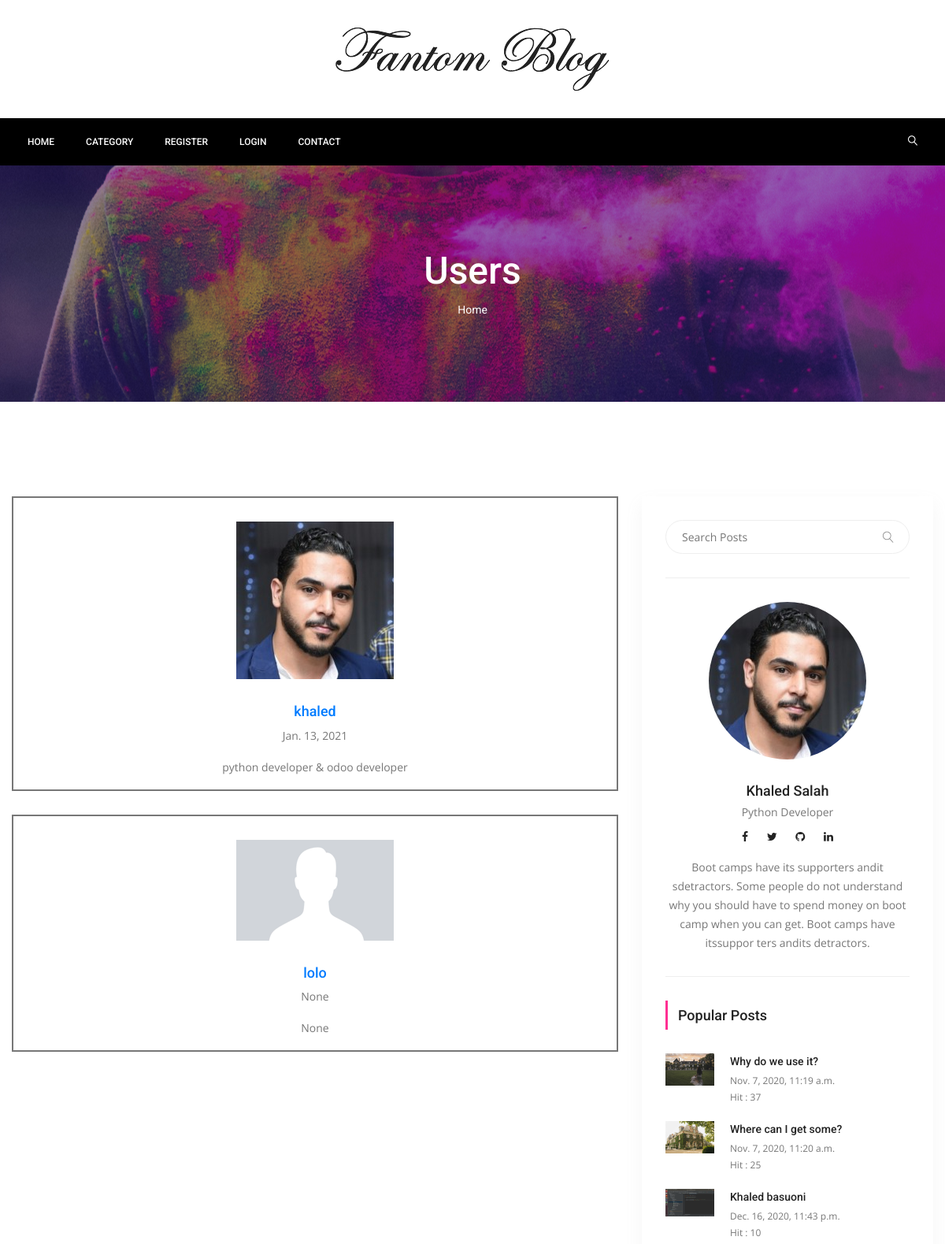
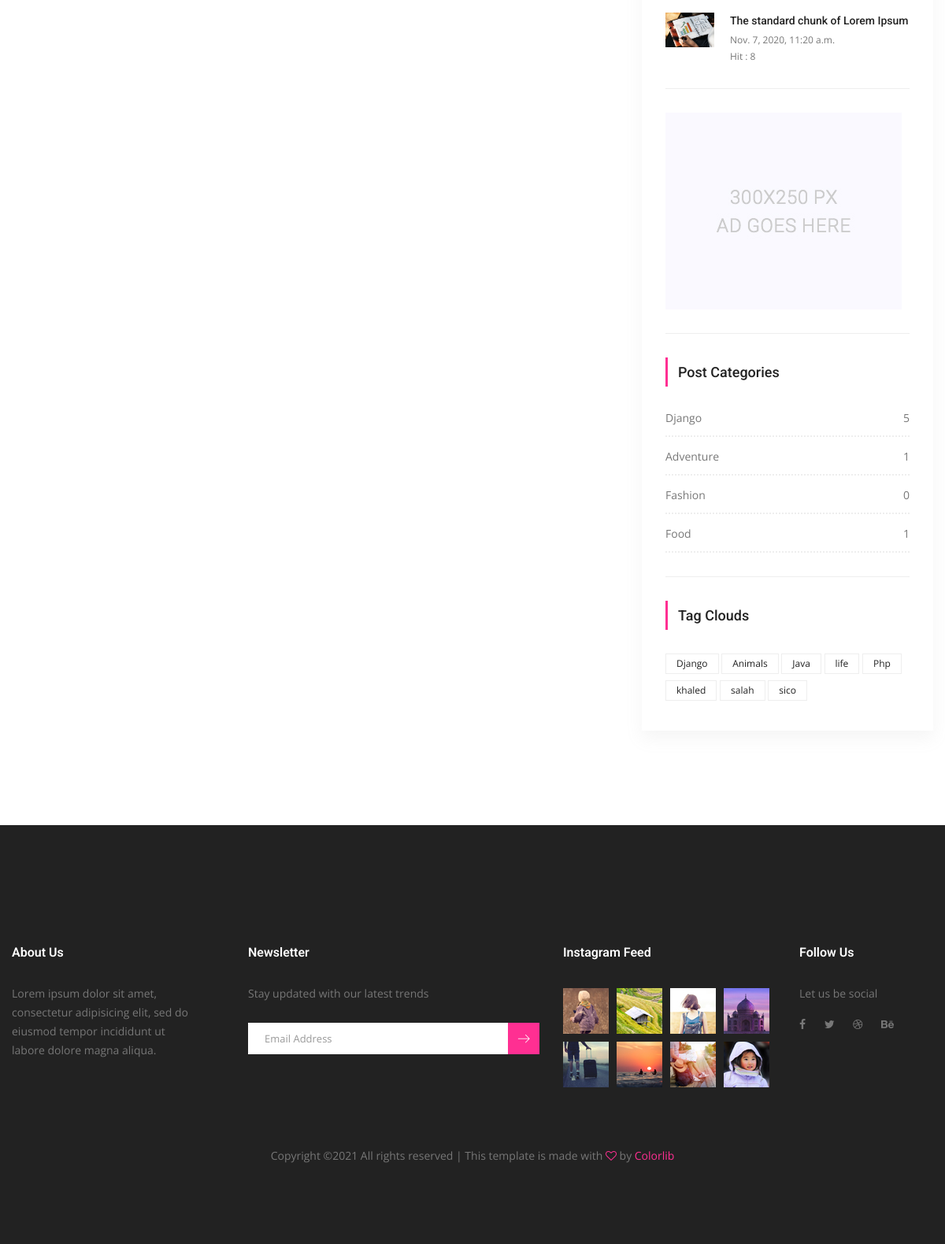
The app's page /users/all-users/ with its own data (2 pictures, top to bottom).
### users/models.py (models this page shows, shortened)
class UserProfile(models.Model):
    user = models.OneToOneField(settings.AUTH_USER_MODEL, on_delete=models.CASCADE)
    birthday = models.DateField(blank=True, null=True)
    bio = models.TextField(max_length=1000, null=True)
    image = models.ImageField(blank=True, default='users/default.png', upload_to='users')
    slug = models.SlugField(editable=False)

### posts/models.py (models this page shows, shortened)
class Post(models.Model):
    title = models.CharField(max_length=150)
    content = models.TextField()
    publishing_date = models.DateTimeField(auto_now_add=True)
    image = models.ImageField(blank=True, null=True, upload_to='uploads/')
    user = models.ForeignKey(settings.AUTH_USER_MODEL, on_delete=models.CASCADE)
    slug = models.SlugField(default='slug', editable=False)
    category = models.ForeignKey(Category, on_delete=models.CASCADE, default=1, related_name='posts')
    tag = models.ManyToManyField(Tag, related_name='posts', blank=True)
    slider_post = models.BooleanField(default=False)
    hit = models.PositiveIntegerField(default=0)

class Category(models.Model):
    title = models.CharField(max_length=150)
    slug = models.SlugField(default='slug', editable=False)
    def post_count(self):
        return self.posts.all().count()

class Tag(models.Model):
    title = models.CharField(max_length=150)
    slug = models.SlugField(editable=False)

### users/views.py (the view)
# urls.py: path('all-users/', AllUsersView.as_view(), name='all-users'),
class AllUsersView(ListView):
    model = UserProfile
    context_object_name = 'profiles'
    template_name = 'users/user-list.html'
    paginate_by = 2
    def get_context_data(self, *args, **kwargs):
        context = super(AllUsersView, self).get_context_data(*args, **kwargs)
        return context

### posts/templatetags/custom_tags.py (called while the page is built)
@register.simple_tag(name="categories")
def all_categories():
    return Category.objects.all()

@register.simple_tag(name='tags')
def all_tags():
    return Tag.objects.all()

@register.simple_tag(name='hit_posts')
def hit_posts():
    return Post.objects.order_by('-hit')[:4]

### templates/users/user-list.html (shortened to what this page needs)
{% extends 'base.html' %}
{% load static %}
{% block content%}
<section class="banner_area">
    <div class="banner_inner d-flex align-items-center">
        <div class="overlay bg-parallax" data-stellar-ratio="0.9" data-stellar-vertical-offset="0"
             data-background=""></div>
        <div class="container">
            <div class="banner_content text-center">
                <h2> Users </h2>
                <div class="page_link">
                    <a href="{% url 'index' %}">Home</a>
                </div>
            </div>
        </div>
    </div>
</section>
<section class="blog_area p_120">
    <div class="container">
        <div class="row">
            <div class="col-lg-8">
                <div class="blog_left_sidebar" style="text-align:center">
                    {% for profile in profiles %}
                    <div class="container"
                         style="border-style:solid;border-width:2px;margin-bottom:30px">
                        <img src="{{ profile.image.url }}" style="margin-top:30px;margin-bottom:30px">
                        <h4><a href="{% url 'users:user-posts' profile.user.pk %}">{{ profile.user.username }}</a></h4>
                        <p>{{ profile.birthday }}</p>
                        <p>{{ profile.bio }}</p>
                    </div>
                    {% endfor %}
                </div>
            </div>
            {% include 'right-side.html' %}
        </div>
    </div>
</section>
{% endblock %}

### templates/base.html (shortened to what this page needs)
<!doctype html>
{% load static %}
{% load custom_tags %}
<html lang="en">
<head>
    <link rel="stylesheet" href="{% static 'css/bootstrap.css' %}">
    <link rel="stylesheet" href="{% static 'vendors/linericon/style.css' %}">
    <link rel="stylesheet" href="{% static 'css/font-awesome.min.css' %}">
    <link rel="stylesheet" href="{% static 'vendors/owl-carousel/owl.carousel.min.css' %}">
    <link rel="stylesheet" href="{% static 'vendors/lightbox/simpleLightbox.css' %}">
    <link rel="stylesheet" href="{% static 'vendors/nice-select/css/nice-select.css' %}">
    <link rel="stylesheet" href="{% static 'vendors/animate-css/animate.css' %}">
    <link rel="stylesheet" href="{% static 'vendors/jquery-ui/jquery-ui.css' %}">
    <link rel="stylesheet" href="{% static 'css/style.css' %}">
    <link rel="stylesheet" href="{% static 'css/responsive.css' %}">
</head>
<body>
<header class="header_area">
    <div class="logo_part">
        <div class="container">
            <a class="logo" href="{% url 'index' %}"><img src="{% static 'img/logo.png' %}" alt=""></a>
        </div>
    </div>
    <div class="main_menu">
        <nav class="navbar navbar-expand-lg navbar-light" style="background-color: black;">
            <div class="container">
                <div class="navbar-collapse offset collapse show" id="navbarSupportedContent">
                    <ul class="nav navbar-nav menu_nav">
                        <li class="nav-item "><a class="nav-link" href="{% url 'index' %}">Home</a></li>
                        <li class="nav-item submenu dropdown">
                            <a href="#" class="nav-link dropdown-toggle" data-toggle="dropdown" role="button"
                               aria-haspopup="true" aria-expanded="false">Category</a>
                                {% categories as categories %}
                        </li>
                        {% if user.is_authenticated %}
                        <li class="nav-item"><a class="nav-link" href="{%url 'users:all-users'%}">Users</a></li>
                        <li class="nav-item submenu dropdown">
                            <a href="#" class="nav-link dropdown-toggle" data-toggle="dropdown" role="button"
                               aria-haspopup="true" aria-expanded="false">{{user.username }}</a>
                            <ul class="dropdown-menu">
                                <li class="nav-item"><a class="nav-link" href="{% url 'create-post' %}">Add Posts</a>
                                </li>
                                <li class="nav-item"><a class="nav-link" href="{% url 'users:myprofile' %}">My Posts</a>
                                </li>
                                <li class="nav-item"><a class="nav-link"
                                                        href="{% url 'users:profile' slug=user.username%}">My
                                    Profile</a></li>
                                <li class="nav-item"><a class="nav-link" href="{% url 'users:change_password' %}">Change
                                    Password</a></li>
                                <li class="nav-item"><a class="nav-link" href="{% url 'users:logout'%}">Logout</a></li>
                            </ul>
                        </li>
                        {% else %}
                        <li class="nav-item"><a class="nav-link" href="{% url 'users:register' %}">Register</a></li>
                        <li class="nav-item"><a class="nav-link" href="{% url 'users:login' %}">Login</a></li>
                        {% endif %}
                        <li class="nav-item"><a class="nav-link" href="contact.html">Contact</a></li>
                    </ul>
                    <ul class="nav navbar-nav navbar-right ml-auto">
                        <li class="nav-item"><a href="#" class="search"><i class="lnr lnr-magnifier"></i></a></li>
                    </ul>
                </div>
            </div>
        </nav>
    </div>
</header>
{% block content %}
{% endblock %}
<footer class="footer-area">
    <div class="container">
        <div class="row">
            <div class="col-lg-3  col-md-6 col-sm-6">
                <div class="single-footer-widget">
                    <h6 class="footer_title">About Us</h6>
                    <p>Lorem ipsum dolor sit amet, consectetur adipisicing elit, sed do eiusmod tempor incididunt ut
                        labore dolore magna aliqua.</p>
                </div>
            </div>
            <div class="col-lg-4 col-md-6 col-sm-6">
                <div class="single-footer-widget">
                    <h6 class="footer_title">Newsletter</h6>
                    <p>Stay updated with our latest trends</p>
                    <div id="mc_embed_signup">
                        <form target="_blank"
                              action="https://spondonit.us12.list-manage.com/subscribe/post?u=1462626880ade1ac87bd9c93a&amp;id=92a4423d01"
                              method="get" class="subscribe_form relative">
                            <div class="input-group d-flex flex-row">
                                <input name="EMAIL" placeholder="Email Address" onfocus="this.placeholder = ''"
                                       onblur="this.placeholder = 'Email Address '" required="" type="email">
                                <button class="btn sub-btn"><span class="lnr lnr-arrow-right"></span></button>
                            </div>
                        </form>
                    </div>
                </div>
            </div>
            <div class="col-lg-3 col-md-6 col-sm-6">
                <div class="single-footer-widget instafeed">
                    <h6 class="footer_title">Instagram Feed</h6>
                    <ul class="list instafeed d-flex flex-wrap">
                        <li><img src="{% static 'img/instagram/Image-01.jpg' %}" alt=""></li>
                        <li><img src="{% static 'img/instagram/Image-02.jpg' %}" alt=""></li>
                        <li><img src="{% static 'img/instagram/Image-03.jpg' %}" alt=""></li>
                        <li><img src="{% static 'img/instagram/Image-04.jpg' %}" alt=""></li>
                        <li><img src="{% static 'img/instagram/Image-05.jpg' %}" alt=""></li>
                        <li><img src="{% static 'img/instagram/Image-06.jpg' %}" alt=""></li>
                        <li><img src="{% static 'img/instagram/Image-07.jpg' %}" alt=""></li>
                        <li><img src="{% static 'img/instagram/Image-08.jpg' %}" alt=""></li>
                    </ul>
                </div>
            </div>
            <div class="col-lg-2 col-md-6 col-sm-6">
                <div class="single-footer-widget f_social_wd">
                    <h6 class="footer_title">Follow Us</h6>
                    <p>Let us be social</p>
                    <div class="f_social">
                        <a href="#"><i class="fa fa-facebook"></i></a>
                        <a href="#"><i class="fa fa-twitter"></i></a>
                        <a href="#"><i class="fa fa-dribbble"></i></a>
                        <a href="#"><i class="fa fa-behance"></i></a>
                    </div>
                </div>
            </div>
        </div>
        <div class="row footer-bottom d-flex justify-content-between align-items-center">
            <p class="col-lg-12 footer-text text-center">
                Copyright &copy;<script>document.write(new Date().getFullYear());</script>
                All rights reserved | This template is made with <i class="fa fa-heart-o" aria-hidden="true"></i> by <a
                    href="https://colorlib.com" target="_blank">Colorlib</a>
                </p>
        </div>
    </div>
</footer>
</body>
</html>

### templates/right-side.html
{% load static %}
{% load custom_tags %}
<div class="col-lg-4">
    <div class="blog_right_sidebar">
        <aside class="single_sidebar_widget search_widget">
            <form action="{% url 'search' %}" method="get">
                <div class="input-group">
                    <input type="text" class="form-control" placeholder="Search Posts" name="q">
                    <span class="input-group-btn">
                    <button class="btn btn-default" type="button"><i class="lnr lnr-magnifier"></i></button>
                    </span>
                </div>
            </form>
            <div class="br"></div>
        </aside>
        <aside class="single_sidebar_widget author_widget">
            <img class="author_img rounded-circle" src="{% static 'img/blog/khaled.jpeg' %}" alt="">
            <h4>Khaled Salah</h4>
            <p>Python Developer </p>
            <div class="social_icon">
                <a target="_blank" href="https://www.facebook.com/khaled.salah.5283/"><i class="fa fa-facebook"></i></a>
                <a target="_blank" href="https://twitter.com/Khaledbasuoni"><i class="fa fa-twitter"></i></a>
                <a target="_blank" href="https://github.com/khaled-salah"><i class="fa fa-github"></i></a>
                <a target="_blank" href="https://www.linkedin.com/in/k-salah/"><i class="fa fa-linkedin"></i></a>
            </div>
            <p>Boot camps have its supporters andit sdetractors. Some people do not understand why you should have to
                spend money on boot camp when you can get. Boot camps have itssuppor ters andits detractors.</p>
            <div class="br"></div>
        </aside>
        <aside class="single_sidebar_widget popular_post_widget">
            <h3 class="widget_title">Popular Posts</h3>
            {% hit_posts as hit_posts %}
            {% for hit_post in hit_posts %}
            <div class="media post_item">
                <img src="{{ hit_post.image.url }}" width="20%" height="15%" alt="post">
                <div class="media-body">
                    <a href="{% url 'detail' pk=hit_post.pk slug=hit_post.slug %}"><h3>{{ hit_post.title }}</h3></a>
                    <p>{{ hit_post.publishing_date }}</p>
                    <p>Hit : {{ hit_post.hit }}</p>
                </div>
            </div>
            {% endfor %}
            <div class="br"></div>
        </aside>
        <aside class="single_sidebar_widget">
            <a href="#"><img class="img-fluid" src="{% static 'img/blog/add.jpg' %}" alt=""></a>
            <div class="br"></div>
        </aside>
        <aside class="single_sidebar_widget post_category_widget">
            <h4 class="widget_title">Post Categories</h4>
            <ul class="list cat-list">
                {% categories as categories %}
                {% for category in categories %}
                <li>
                    <a href="{% url 'category-detail' pk=category.pk slug=category.slug %}"
                       class="d-flex justify-content-between">
                        <p>{{ category.title }}</p>
                        <p>{{ category.post_count }}</p>
                    </a>
                </li>
                {% endfor %}
            </ul>
            <div class="br"></div>
        </aside>
        <aside class="single-sidebar-widget tag_cloud_widget">
            <h4 class="widget_title">Tag Clouds</h4>
            <ul class="list">
                {% tags as tags %}
                {% for tag in tags %}
                <li><a href="{% url 'tag_detail' slug=tag.slug%}">{{ tag.title }}</a></li>
                {% endfor %}
            </ul>
        </aside>
    </div>
</div>

### static/css/responsive.css (style rules this page uses)
@media (max-width:1619px) { .header_area .navbar .search { margin-left: 40px; } }

### records on screen
UserProfile: image (picture), user.username "khaled", birthday "Jan. 13, 2021", bio "python developer & odoo developer"
UserProfile: image (placeholder picture), user.username "lolo", birthday "None", bio "None"
Post: image (picture), title "Why do we use it?", publishing_date "Nov. 7, 2020, 11:19 a.m.", hit "37"
Post: image (picture), title "Where can I get some?", publishing_date "Nov. 7, 2020, 11:20 a.m.", hit "25"
Post: image (picture), title "Khaled basuoni", publishing_date "Dec. 16, 2020, 11:43 p.m.", hit "10"
Post: image (picture), title "The standard chunk of Lorem Ipsum", publishing_date "Nov. 7, 2020, 11:20 a.m.", hit "8"
Category: title "Django", post_count "5"
Category: title "Adventure", post_count "1"
Category: title "Fashion", post_count "0"
Category: title "Food", post_count "1"
Tag: title "Django"
Tag: title "Animals"
Tag: title "Java"
Tag: title "life"
Tag: title "Php"
Tag: title "khaled"
Tag: title "salah"
Tag: title "sico"
